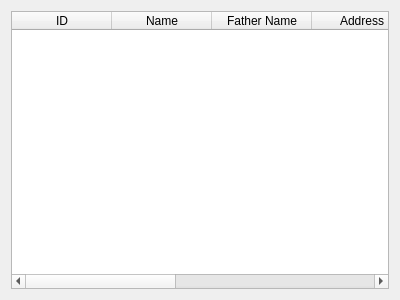
<?xml version="1.0" encoding="UTF-8"?>
<ui version="4.0">
 <class>ViewRecords</class>
 <widget class="QDialog" name="ViewRecords">
  <property name="geometry">
   <rect>
    <x>0</x>
    <y>0</y>
    <width>400</width>
    <height>300</height>
   </rect>
  </property>
  <property name="windowTitle">
   <string>View Records </string>
  </property>
  <layout class="QVBoxLayout" name="verticalLayout">
   <item>
    <widget class="QTableWidget" name="tableWidget">
     <property name="columnCount">
      <number>7</number>
     </property>
     <column>
      <property name="text">
       <string>ID</string>
      </property>
     </column>
     <column>
      <property name="text">
       <string>Name</string>
      </property>
     </column>
     <column>
      <property name="text">
       <string>Father Name</string>
      </property>
     </column>
     <column>
      <property name="text">
       <string>Address</string>
      </property>
     </column>
     <column>
      <property name="text">
       <string>Qty</string>
      </property>
     </column>
     <column>
      <property name="text">
       <string>Contact</string>
      </property>
     </column>
     <column>
      <property name="text">
       <string>Total Rent</string>
      </property>
     </column>
    </widget>
   </item>
  </layout>
 </widget>
 <resources/>
 <connections/>
</ui>
